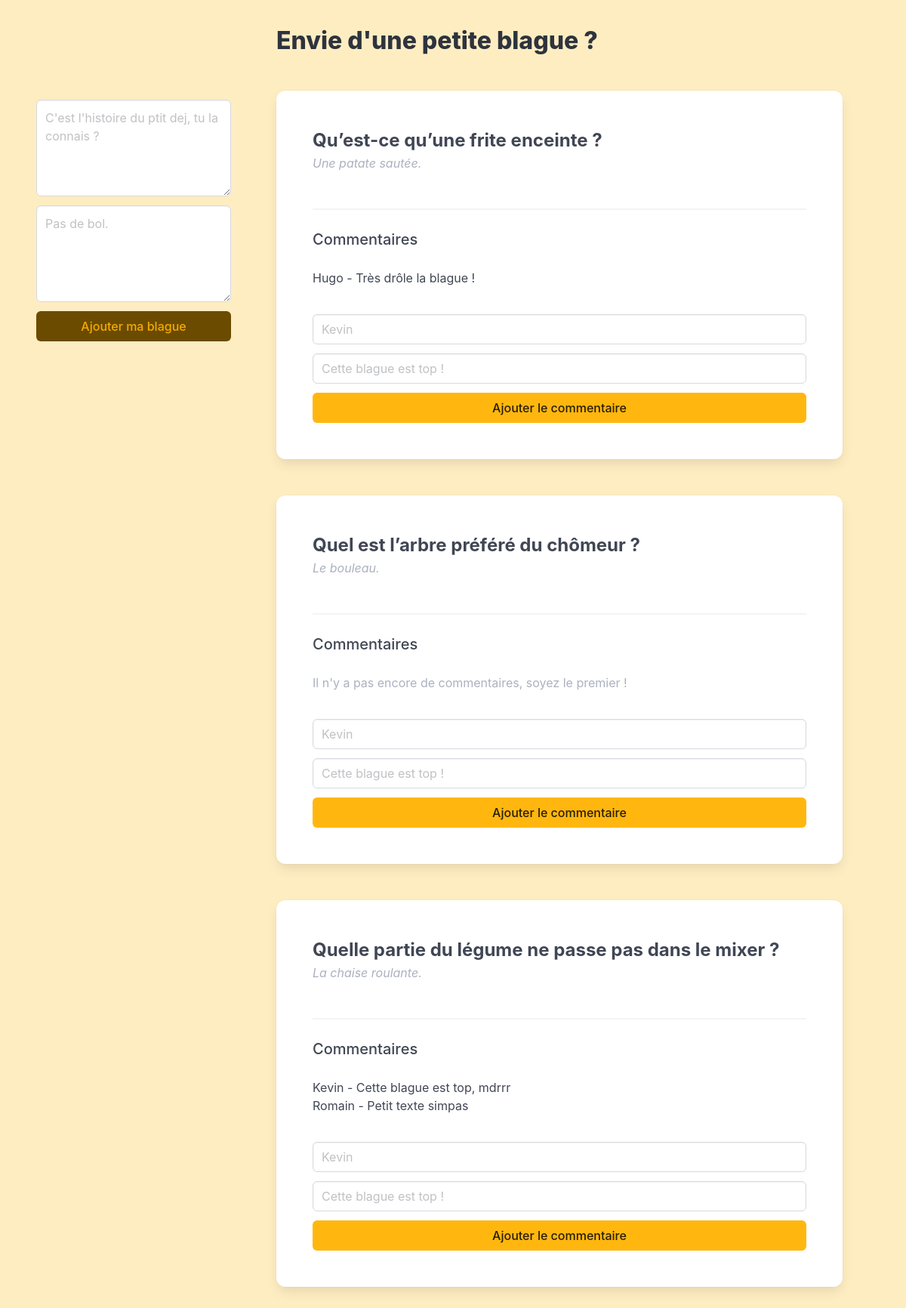
The page / on the database its author committed.
### tables this page shows
CREATE TABLE `joke` (
  `id` int(11) NOT NULL,
  `joke` text NOT NULL,
  `answer` text NOT NULL
);

CREATE TABLE `comment` (
  `id` int(11) NOT NULL,
  `author_name` varchar(50) NOT NULL,
  `content` text NOT NULL,
  `joke_id` int(11) NOT NULL
);

### connexionServer.php (called while the page is built, shortened)
<?php
    function getJokes($dbClient){
        $sql = 'SELECT * FROM joke';
        $stmt = $dbClient->prepare($sql);
        $stmt->execute();
        return $stmt->fetchAll(PDO::FETCH_ASSOC);
    }
    function getCommentsByJoke($dbClient, $jokeId) {
        $sql = 'SELECT * FROM comment INNER JOIN joke ON comment.joke_id = joke.id WHERE joke.id = :jokeId';
        $stmt = $dbClient->prepare($sql);
        $stmt->bindParam(':jokeId', $jokeId, PDO::PARAM_INT);
        $stmt->execute();
        return $stmt->fetchAll(PDO::FETCH_ASSOC);
    }
?>

### index.php (the view, shortened to what this page needs)
<?php
include 'connexionServer.php';
$items = getJokes($dbClient);
?>
<!DOCTYPE html>
<html class="has-background-warning-light" lang="fr">
<head>
    <link rel="stylesheet" href="https://cdn.jsdelivr.net/npm/bulma@1.0.0/css/bulma.min.css">
</head>
<body>
<div class="my-6 mx-6 pgh-large has-text-left">
    <div class="columns">
        <div class="column is-one-quarter mt-6">
            <div class="control sticky-column">
                <br>
                <form action="index.php" method="post">
                    <textarea class="textarea mt-3" type="text" name="joke" placeholder="C'est l'histoire du ptit dej, tu la connais ?"></textarea>
                    <textarea class="textarea mt-3" name="answer" placeholder="Pas de bol."></textarea>
                    <button type="submit" class="mt-3 button is-warning is-dark button is-fullwidth">Ajouter ma blague</button>
                </form>
            </div>
        </div>
        <div class="column mt-0 pt-0 pl-6 pr-6">
            <h1 class="title is-3">Envie d'une petite blague ?</h1>
            <div class="jokes-list">
                <?php if (!empty($items)): ?>
                    <?php foreach ($items as $joke): ?>
                        <br>
                        <div class="card p-6">
                            <h2 class="has-text-weight-bold is-size-4"><?= $joke['joke'] ?></h2>
                            <p class="has-text-grey-light is-italic"><?= $joke['answer'] ?></p><br>
                            <?php
                            $nextitems = getCommentsByJoke($dbClient, $joke['id']);
                            ?>
                            <hr />
                            <h2 class="has-text-weight-medium is-size-5">Commentaires</h2><br>
                            <?php if (!empty($nextitems)): ?>
                                <?php foreach ($nextitems as $content): ?>
                                    <p><?= $content['author_name'] . " - " . $content['content'] ?></p>
                                <?php endforeach; ?>
                            <?php else: ?>
                                <p class="has-text-grey-light">Il n'y a pas encore de commentaires, soyez le premier !</p>
                            <?php endif; ?>
                            <br>
                            <form action="index.php" method="post">
                                <input class="input mt-3" type="text" name="comment" placeholder="Kevin">
                                <input class="input mt-3" name="content" placeholder="Cette blague est top !">
                                <button type="submit" class="mt-3 button is-warning is-white button is-fullwidth">Ajouter le commentaire</button>
                            </form>
                        </div>
                    <?php endforeach; ?>
                <?php else: ?>
                    <p>Aucune blague disponible.</p>
                <?php endif; ?>
            </div>
        </div>
    </div>
</div>
</body>
</html>

### index.php (style rules this page uses)
.sticky-column { position: sticky; top: 0; }

### rows shown on the page
joke: joke "Qu’est-ce qu’une frite enceinte ?", answer "Une patate sautée."
comment: author_name "Hugo", content "Très drôle la blague !"
joke: joke "Quel est l’arbre préféré du chômeur ?", answer "Le bouleau.", shows "Il n'y a pas encore de commentaires, soyez le premier !"
joke: joke "Quelle partie du légume ne passe pas dans le mixer ?", answer "La chaise roulante."
comment: author_name "Kevin", content "Cette blague est top, mdrrr"
comment: author_name "Romain", content "Petit texte simpas"
